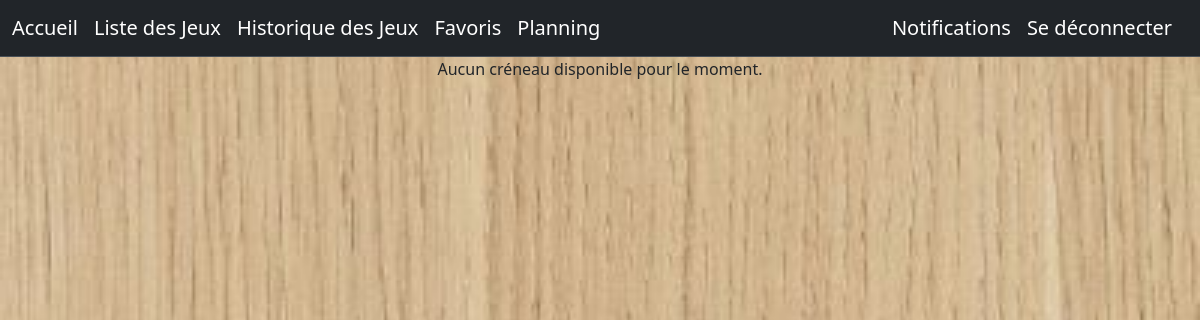
/listcreneaux.php (signed in), run on an earlier commit of the app's database.
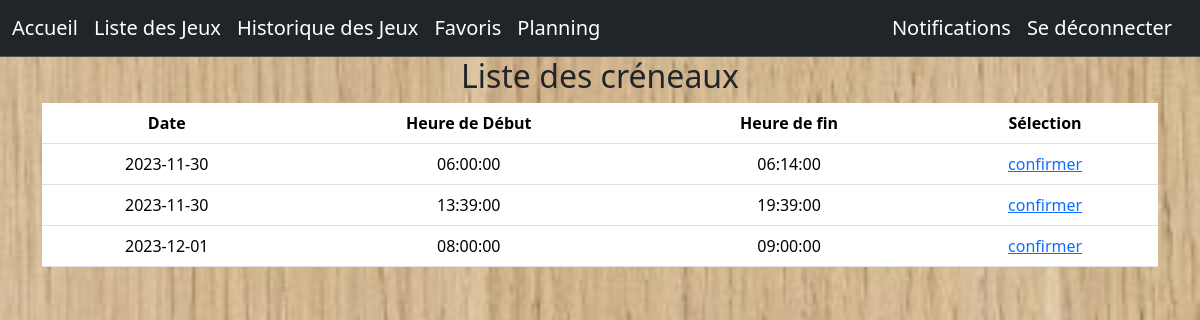
And on a later commit of the database.
### tables this page shows
CREATE TABLE `creneaux` (
  `id` int(11) NOT NULL,
  `jeu` int(200) NOT NULL,
  `game_date` date NOT NULL,
  `game_start` time NOT NULL,
  `game_end` time NOT NULL
);

### listcreneaux.php (the view, shortened to what this page needs)
<?php
$idjeu = $_SESSION['PROFILE']['id'];
include("header.inc.php");
include'nav_membre.php';
?>
<div class="container text-center">
    <?php
    require_once("database1.php");
    $con = new mysqli($host, $login, $passwd, $dbname);
    if ($con->connect_error) {
        die('Erreur de connexion (' . $con->connect_errno . ') ' . $con->connect_error);
    } else {
            $result = $con->query("SELECT id, game_date, game_start, game_end FROM creneaux WHERE jeu = '$idjeu'");
            if ($result) {
                if ($result->num_rows > 0) {
                    echo '<h2>Liste des créneaux</h2>';
                    echo '<table class="table mx-auto" style="color: black;">';
                    echo '<tr>
                            <th>Date</th>
                            <th>Heure de Début</th>
                            <th>Heure de fin</th>
                            <th>Sélection</th>
                          </tr>';
                    while ($row = $result->fetch_assoc()) {
                        echo '<tr>';
                        echo '<td>' . $row['game_date'] . '</td>';
                        echo '<td>' . $row['game_start'] . '</td>';
                        echo '<td>' . $row['game_end'] . '</td>';
                        echo "<td><a href=' tt_creneaux.php?id=" . $row['id'] . "'>confirmer</a></td>";
                        echo '</tr>';
                    }
                    echo '</table>';
                } else {
                    echo '<p>Aucun créneau disponible pour le moment.</p>';
                }
            } else {
                echo 'Erreur lors de la récupération des jeux : ' . $con->error;
            }
        }
    ?>
</div>

What changed in the data, as far as the page shows it:
added creneaux: game_date "2023-11-30", game_start "06:00:00", game_end "06:14:00"
added creneaux: game_date "2023-11-30", game_start "13:39:00", game_end "19:39:00"
added creneaux: game_date "2023-12-01", game_start "08:00:00", game_end "09:00:00"
Also different on the page:
text no longer shown: "Aucun créneau disponible pour le moment."
text now shown: "Liste des créneaux Date Heure de Début Heure de fin Sélection"
